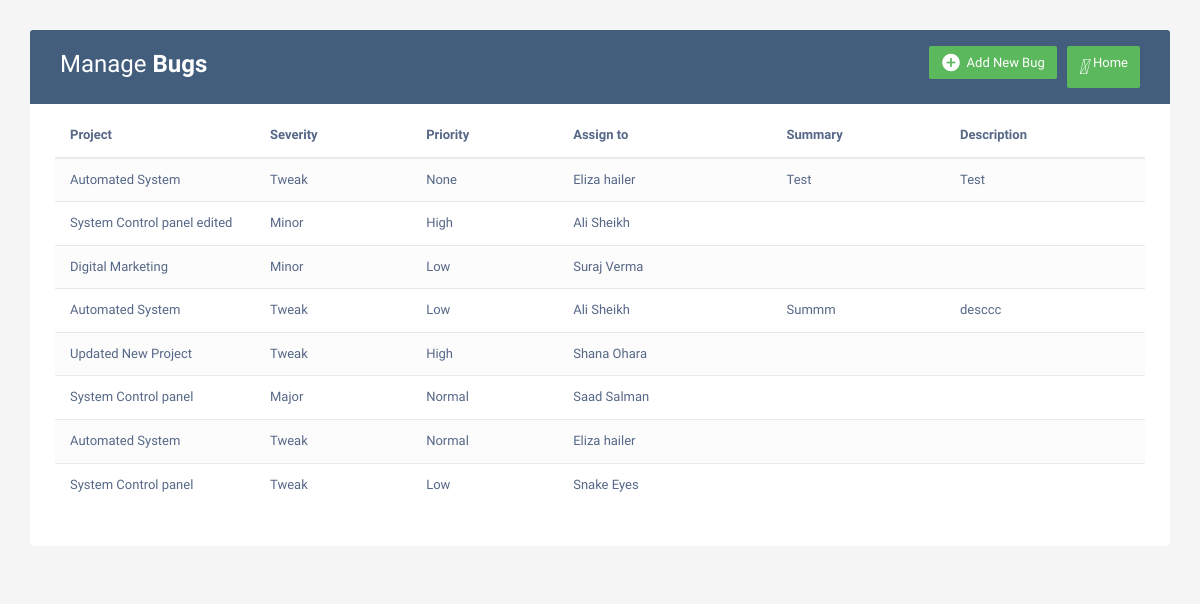
The app's page /clientbugs (signed in) with its own data.
### home/models.py (models this page shows, shortened)
class Bug(models.Model):
    project = models.CharField(max_length=122,null=True)
    Severity = models.CharField(max_length=122,null=True)
    Priority = models.CharField(max_length=122,null=True)
    Assign = models.CharField(max_length=122,null=True)
    Summary = models.TextField(null=True)
    Desc = models.TextField(null=True)
    date = models.DateField()
    Image = models.ImageField(upload_to=None, height_field=None, width_field=None, max_length=None)
    status = models.CharField(max_length=50,default='Unresolved')
    created = models.DateTimeField(auto_now_add = True)
    ended = models.DateField(null=True,blank=True)
    timetaken = models.CharField(max_length=50,null=True,blank=True)
    reportedby = models.CharField(max_length=50)
    resolvedby = models.CharField(max_length=100,blank=True,null=True)

### home/views.py (the view)
# urls.py: path('clientbugs',views.displayclientbugs,name='Bugs'),
@login_required
def displayclientbugs(request):
    my_data = Bug.objects.all().filter(reportedby=request.user).order_by('created')
    reversed_data = my_data.reverse()  # Reverse the order
    return render(request, 'clientbugs.html', {'reversed_data': reversed_data})

### templates/clientbugs.html (shortened to what this page needs)
<!DOCTYPE html>
<html lang="en">
<head>
<link rel="stylesheet" href="https://maxcdn.bootstrapcdn.com/font-awesome/4.7.0/css/font-awesome.min.css">
<link rel="stylesheet" href="https://maxcdn.bootstrapcdn.com/bootstrap/3.3.7/css/bootstrap.min.css">
</head>
<body>
    <div class="container">
        <div class="table-responsive">
            <div class="table-wrapper">
                <div class="table-title">
                    <div class="row">
                        <div class="col-xs-6">
                            <h2>Manage <b>Bugs</b></h2>
                        </div>
                        <div class="col-xs-6">
                            <a href="/base" class="btn btn-success" data-toggle="modal"><i>&#xE147;</i> <span>Home</span></a>
                            <a href="/addbug" class="btn btn-success" data-toggle="modal"><i class="material-icons">&#xE147;</i> <span>Add New Bug</span></a>
                        </div>
                    </div>
                </div>
                <table class="table table-striped table-hover">
                    <thead>
                        <tr>
                            <th>Project</th>
                            <th>Severity</th>
                            <th>Priority</th>
                            <th>Assign to</th>
                            <th>Summary</th>
                            <th>Description</th>
                        </tr>
                    </thead>
                    <tbody>
                        {% for item in reversed_data %}
                        <tr>
                            <td> {{item.project}} </td>
                            <td> {{item.Severity}} </td>
                            <td> {{item.Priority}} </td>
                            <td> {{item.Assign}} </td>
                            <td> {{item.Summary}} </td>
                            <td> {{item.Desc}} </td>
                        </tr>
                        {% endfor %}
                    </tbody>
                </table>
            </div>
        </div>
    </div>
</body>

### templates/clientbugs.html (style rules this page uses)
body { color: #566787; background: #f5f5f5; font-family: 'Varela Round', sans-serif; font-size: 13px; }
.table-responsive { margin: 30px 0; }
.table-wrapper { min-width: 1000px; background: #fff; padding: 20px 25px; border-radius: 3px; box-shadow: 0 1px 1px rgba(0,0,0,.05); }
.table-title { padding-bottom: 15px; background: #435d7d; color: #fff; padding: 16px 30px; margin: -20px -25px 10px; border-radius: 3px 3px 0 0; }
.table-title h2 { margin: 5px 0 0; font-size: 24px; }
.table-title .btn { color: #fff; float: right; font-size: 13px; border: none; min-width: 50px; border-radius: 2px; border: none; outline: none !important; margin-left: 10px; }
.table-title .btn i { float: left; font-size: 21px; margin-right: 5px; }
.table-title .btn span { float: left; margin-top: 2px; }
table.table tr th, table.table tr td { border-color: #e9e9e9; padding: 12px 15px; vertical-align: middle; }
table.table tr th:first-child { width: 200px; }
table.table tr th:last-child { width: 200px; }
table.table-striped tbody tr:nth-of-type(odd) { background-color: #fcfcfc; }

### records on screen
Bug: project "Automated System", Severity "Tweak", Priority "None", Assign "Eliza hailer", Summary "Test", Desc "Test"
Bug: project "System Control panel edited", Severity "Minor", Priority "High", Assign "Ali Sheikh"
Bug: project "Digital Marketing", Severity "Minor", Priority "Low", Assign "Suraj Verma"
Bug: project "Automated System", Severity "Tweak", Priority "Low", Assign "Ali Sheikh", Summary "Summm", Desc "desccc"
Bug: project "Updated New Project", Severity "Tweak", Priority "High", Assign "Shana Ohara"
Bug: project "System Control panel", Severity "Major", Priority "Normal", Assign "Saad Salman"
Bug: project "Automated System", Severity "Tweak", Priority "Normal", Assign "Eliza hailer"
Bug: project "System Control panel", Severity "Tweak", Priority "Low", Assign "Snake Eyes"
